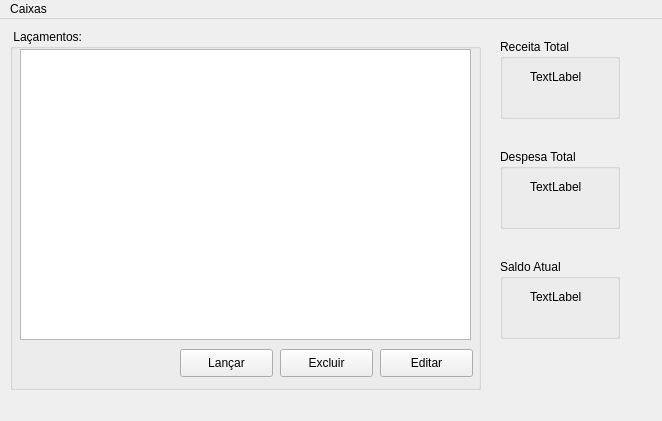
<?xml version="1.0" encoding="UTF-8"?>
<ui version="4.0">
 <class>frm_principal</class>
 <widget class="QMainWindow" name="frm_principal">
  <property name="geometry">
   <rect>
    <x>0</x>
    <y>0</y>
    <width>662</width>
    <height>421</height>
   </rect>
  </property>
  <property name="windowTitle">
   <string>Caixa</string>
  </property>
  <widget class="QWidget" name="centralwidget">
   <widget class="QGroupBox" name="groupBox_2">
    <property name="geometry">
     <rect>
      <x>500</x>
      <y>20</y>
      <width>120</width>
      <height>80</height>
     </rect>
    </property>
    <property name="title">
     <string>Receita Total</string>
    </property>
    <widget class="QLabel" name="label_receitaTotal">
     <property name="geometry">
      <rect>
       <x>30</x>
       <y>30</y>
       <width>55</width>
       <height>16</height>
      </rect>
     </property>
     <property name="text">
      <string>TextLabel</string>
     </property>
    </widget>
   </widget>
   <widget class="QGroupBox" name="groupBox">
    <property name="geometry">
     <rect>
      <x>10</x>
      <y>10</y>
      <width>471</width>
      <height>361</height>
     </rect>
    </property>
    <property name="title">
     <string> Laçamentos:</string>
    </property>
    <widget class="QTableWidget" name="tableWidget">
     <property name="geometry">
      <rect>
       <x>10</x>
       <y>20</y>
       <width>451</width>
       <height>291</height>
      </rect>
     </property>
    </widget>
    <widget class="QPushButton" name="btn_excluir">
     <property name="geometry">
      <rect>
       <x>270</x>
       <y>320</y>
       <width>93</width>
       <height>28</height>
      </rect>
     </property>
     <property name="text">
      <string>Excluir</string>
     </property>
    </widget>
    <widget class="QPushButton" name="btn_editar">
     <property name="geometry">
      <rect>
       <x>370</x>
       <y>320</y>
       <width>93</width>
       <height>28</height>
      </rect>
     </property>
     <property name="text">
      <string>Editar</string>
     </property>
    </widget>
    <widget class="QPushButton" name="btn_lancar">
     <property name="geometry">
      <rect>
       <x>170</x>
       <y>320</y>
       <width>93</width>
       <height>28</height>
      </rect>
     </property>
     <property name="text">
      <string>Lançar</string>
     </property>
    </widget>
   </widget>
   <widget class="QGroupBox" name="groupBox_3">
    <property name="geometry">
     <rect>
      <x>500</x>
      <y>130</y>
      <width>120</width>
      <height>80</height>
     </rect>
    </property>
    <property name="title">
     <string>Despesa Total</string>
    </property>
    <widget class="QLabel" name="label_despesaTotal">
     <property name="geometry">
      <rect>
       <x>30</x>
       <y>30</y>
       <width>55</width>
       <height>16</height>
      </rect>
     </property>
     <property name="text">
      <string>TextLabel</string>
     </property>
    </widget>
   </widget>
   <widget class="QGroupBox" name="groupBox_4">
    <property name="geometry">
     <rect>
      <x>500</x>
      <y>240</y>
      <width>120</width>
      <height>80</height>
     </rect>
    </property>
    <property name="title">
     <string>Saldo Atual</string>
    </property>
    <widget class="QLabel" name="label_saldoTotal">
     <property name="geometry">
      <rect>
       <x>30</x>
       <y>30</y>
       <width>55</width>
       <height>16</height>
      </rect>
     </property>
     <property name="text">
      <string>TextLabel</string>
     </property>
    </widget>
   </widget>
  </widget>
  <widget class="QMenuBar" name="menubar">
   <property name="geometry">
    <rect>
     <x>0</x>
     <y>0</y>
     <width>662</width>
     <height>26</height>
    </rect>
   </property>
   <widget class="QMenu" name="menuCaixas">
    <property name="title">
     <string>Caixas</string>
    </property>
    <addaction name="actionLan_amentos"/>
   </widget>
   <addaction name="menuCaixas"/>
  </widget>
  <action name="actionLan_amentos">
   <property name="text">
    <string>Lançamentos</string>
   </property>
  </action>
 </widget>
 <resources/>
 <connections/>
</ui>
